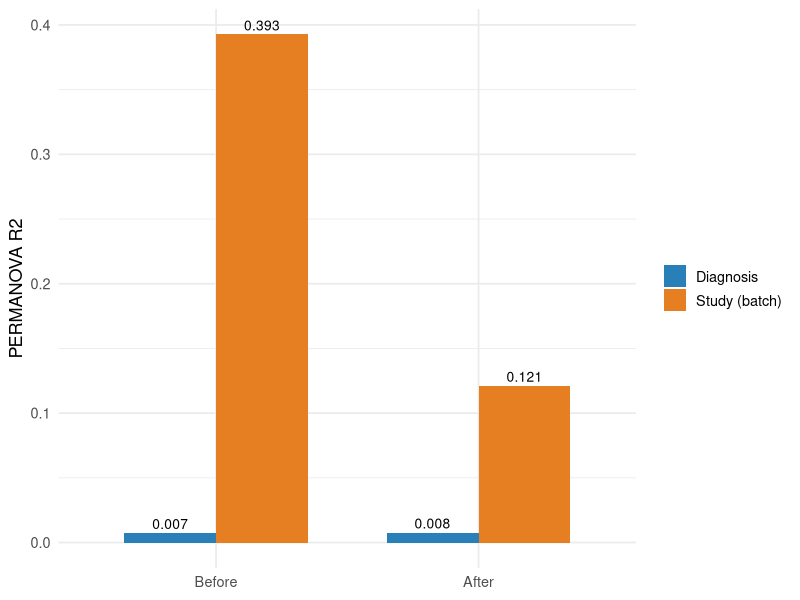
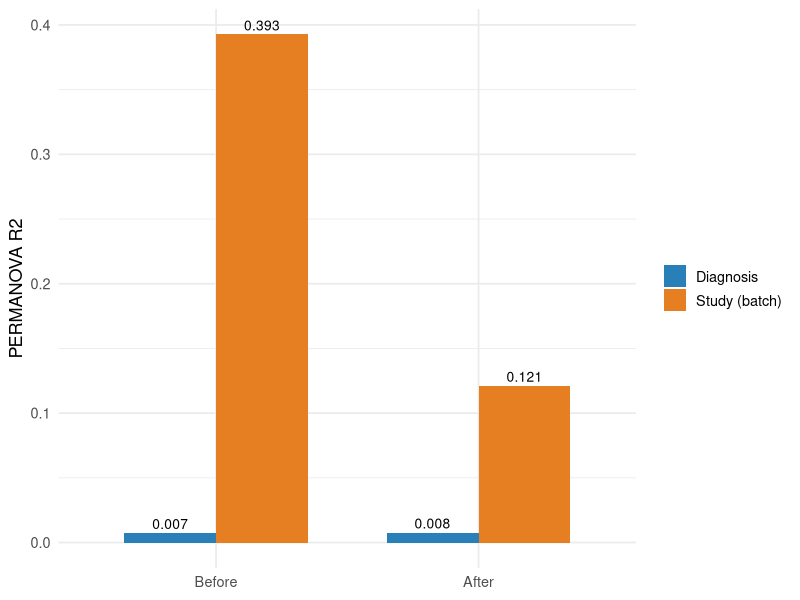

The R source for these figures, in order:
library(ggplot2)
d <- data.frame(var=rep(c("Study (batch)","Diagnosis"),each=2),
  when=factor(rep(c("Before","After"),2),levels=c("Before","After")),
  R2=c(0.3927,0.1212,0.0074,0.0077))
ggplot(d, aes(when,R2,fill=var)) + geom_col(position="dodge",width=0.7) +
  geom_text(aes(label=sprintf("%.3f",R2)),position=position_dodge(0.7),vjust=-0.4,size=3.5) +
  scale_fill_manual(values=c("Study (batch)"="#e67e22","Diagnosis"="#2980b9")) +
  labs(y="PERMANOVA R2", x=NULL, fill=NULL) + theme_minimal(base_size=13)
ggsave("fig2_batch.png", width=5, height=4, dpi=300)
